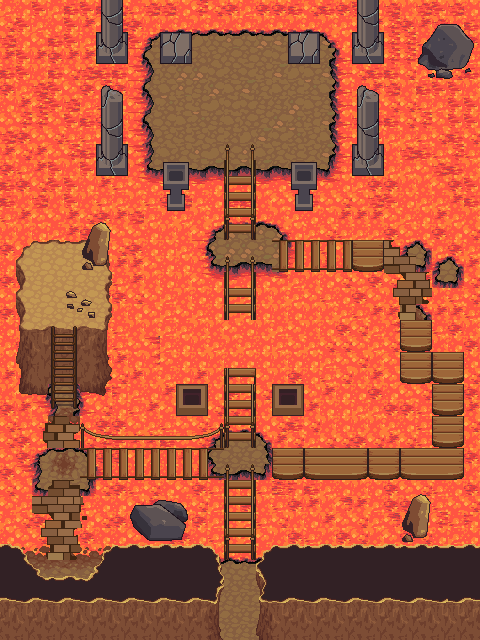

A level layout from a 2D game, rendered from its tile map. Below: a short description, then the map file with tile-grid data replaced by summaries:
An orthogonal 30x40 tile map with 16x16 px tiles, 3 tile layers (ground, top1, top2), 5 tilesets and 14 objects.

<map version="1.0" orientation="orthogonal" renderorder="right-down" width="30" height="40" tilewidth="16" tileheight="16" nextobjectid="253">
 <tileset firstgid="1" name="start" tilewidth="16" tileheight="16" tilecount="1024" columns="32">
  <image source="tilesets/trees_plants_rocks.png" width="512" height="512" />
 </tileset>
 <tileset firstgid="1025" name="terrain_atlas" tilewidth="16" tileheight="16" tilecount="4096" columns="64">
  <image source="tilesets/terrain_atlas.png" width="1024" height="1024" />
 </tileset>
 <tileset firstgid="5121" name="base_out_atlas" tilewidth="16" tileheight="16" tilecount="4096" columns="64">
  <image source="tilesets/base_out_atlas.png" width="1024" height="1024" />
 </tileset>
 <tileset firstgid="9217" name="plant repack" tilewidth="16" tileheight="16" tilecount="676" columns="26">
  <image source="tilesets/plant repack.png" width="416" height="416" />
 </tileset>
 <tileset firstgid="9893" name="town" tilewidth="16" tileheight="16" tilecount="1024" columns="32">
  <image source="tilesets/town.png" width="512" height="512" />
 </tileset>
 <layer name="ground" width="30" height="40">
  <data>[1200 cells, 1200 non-empty, 73 distinct tile ids]</data>
 </layer>
 <layer name="top1" width="30" height="40">
  <data>[1200 cells, 397 non-empty, 168 distinct tile ids]</data>
 </layer>
 <layer name="top2" width="30" height="40">
  <data>[1200 cells, 160 non-empty, 104 distinct tile ids]</data>
 </layer>
 <objectgroup name="barrieren">
  <object id="239" x="224" y="640">
   <polyline points="0,0 0,-160 -128,-160 -144,-144 -144,-96 -112,-64 -128,-64 -176,-64 -192,-64 -208,-80 -176,-96 -192,-160 -176,-240 -176,-304 -208,-320 -208,-384 -192,-400 -128,-400 -112,-384 -112,-320 -144,-304 -144,-192 -144,-208 -128,-192 0,-192 0,-272 32,-272 32,-208 48,-192 208,-192 208,-256 176,-256 169.333,-364.667 48,-368 -16,-384 0,-416 0,-464 -80,-480 -80,-576 -32,-576 -32,-608 64,-608 64,-576 112,-576 112,-480 32,-464" />
  </object>
  <object id="243" x="256" y="176">
   <polyline points="0,0 0,48 32,64 144,64 176,80 176,176 208,176 208,304 0,304 0,464" />
  </object>
 </objectgroup>
 <objectgroup name="schatztruhen">
  <object id="240" x="34" y="245.333" width="16" height="16">
   <properties>
    <property name="Inhalt" value="NahrungM1" />
    <property name="typ" value="2" />
   </properties>
  </object>
  <object id="241" x="80" y="560" width="16" height="16">
   <properties>
    <property name="Inhalt" value="Nahrung1" />
    <property name="typ" value="2" />
   </properties>
  </object>
  <object id="250" x="240" y="48" width="16" height="16">
   <properties>
    <property name="Inhalt" value="schaden1" />
    <property name="typ" value="3" />
   </properties>
  </object>
 </objectgroup>
 <objectgroup name="enemyHumanoid">
  <object id="173" x="48" y="464" width="16" height="16">
   <properties>
    <property name="typ" value="raider-1" />
   </properties>
  </object>
  <object id="246" x="416" y="208" width="16" height="16">
   <properties>
    <property name="typ" value="bat" />
   </properties>
  </object>
  <object id="247" x="67" y="255" width="16" height="16">
   <properties>
    <property name="typ" value="bat" />
   </properties>
  </object>
  <object id="248" x="160" y="64" width="16" height="16">
   <properties>
    <property name="typ" value="slime" />
   </properties>
  </object>
  <object id="251" x="208" y="32" width="16" height="16">
   <properties>
    <property name="typ" value="slime" />
   </properties>
  </object>
  <object id="252" x="288" y="64" width="16" height="16">
   <properties>
    <property name="typ" value="slime" />
   </properties>
  </object>
 </objectgroup>
 <objectgroup name="areaborder">
  <object id="244" x="144" y="624">
   <properties>
    <property name="ausgang" value="dungeon1CB" />
    <property name="nextMap" value="9008" />
   </properties>
   <polyline points="121,4 57,4" />
  </object>
  <object id="245" x="236" y="197" width="16" height="16">
   <properties>
    <property name="typ" value="bat" />
   </properties>
  </object>
 </objectgroup>
 <objectgroup name="startpunkt">
  <object id="236" x="234" y="588" width="16" height="16">
   <properties>
    <property name="start" value="dungeon1BC" />
   </properties>
  </object>
 </objectgroup>
</map>
